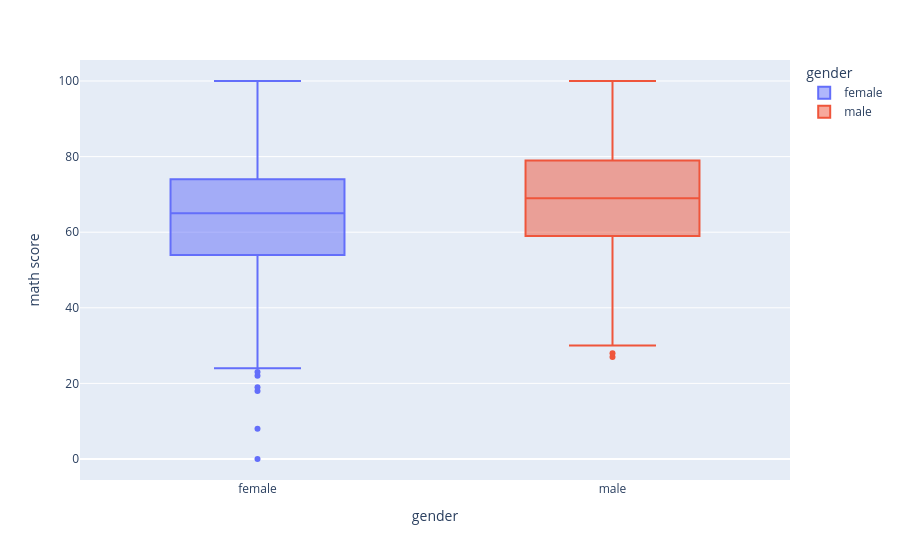

Notebook source saved alongside this figure:
### Markdown cell above
### Gráfico de comparação de Generos

### Code cell
fig = px.box(
    df_students_performance,
    x='gender',
    y='math score',
    color='gender'
)
fig.show()

### Figure 1 — Plotly figure (JSON) as saved in the notebook; plotly's stock layout.template omitted (floating-point values rounded to 4 significant figures; data arrays with more than 128 entries replaced by an {"elided": "..."} marker saying what was removed)
{"data": [{"alignmentgroup": "True", "hovertemplate": "gender=%{x}<br>math score=%{y}<extra></extra>", "legendgroup": "female", "marker": {"color": "#636efa"}, "name": "female", "notched": false, "offsetgroup": "female", "orientation": "v", "showlegend": true, "type": "box", "x": {"elided": "518 str values"}, "x0": " ", "xaxis": "x", "y": {"elided": "518 int values"}, "y0": " ", "yaxis": "y"}, {"alignmentgroup": "True", "hovertemplate": "gender=%{x}<br>math score=%{y}<extra></extra>", "legendgroup": "male", "marker": {"color": "#EF553B"}, "name": "male", "notched": false, "offsetgroup": "male", "orientation": "v", "showlegend": true, "type": "box", "x": {"elided": "482 str values"}, "x0": " ", "xaxis": "x", "y": {"elided": "482 int values"}, "y0": " ", "yaxis": "y"}], "layout": {"boxmode": "overlay", "legend": {"title": {"text": "gender"}, "tracegroupgap": 0}, "margin": {"t": 60}, "xaxis": {"anchor": "y", "categoryarray": ["female", "male"], "categoryorder": "array", "domain": [0, 1], "title": {"text": "gender"}}, "yaxis": {"anchor": "x", "domain": [0, 1], "title": {"text": "math score"}}}}
